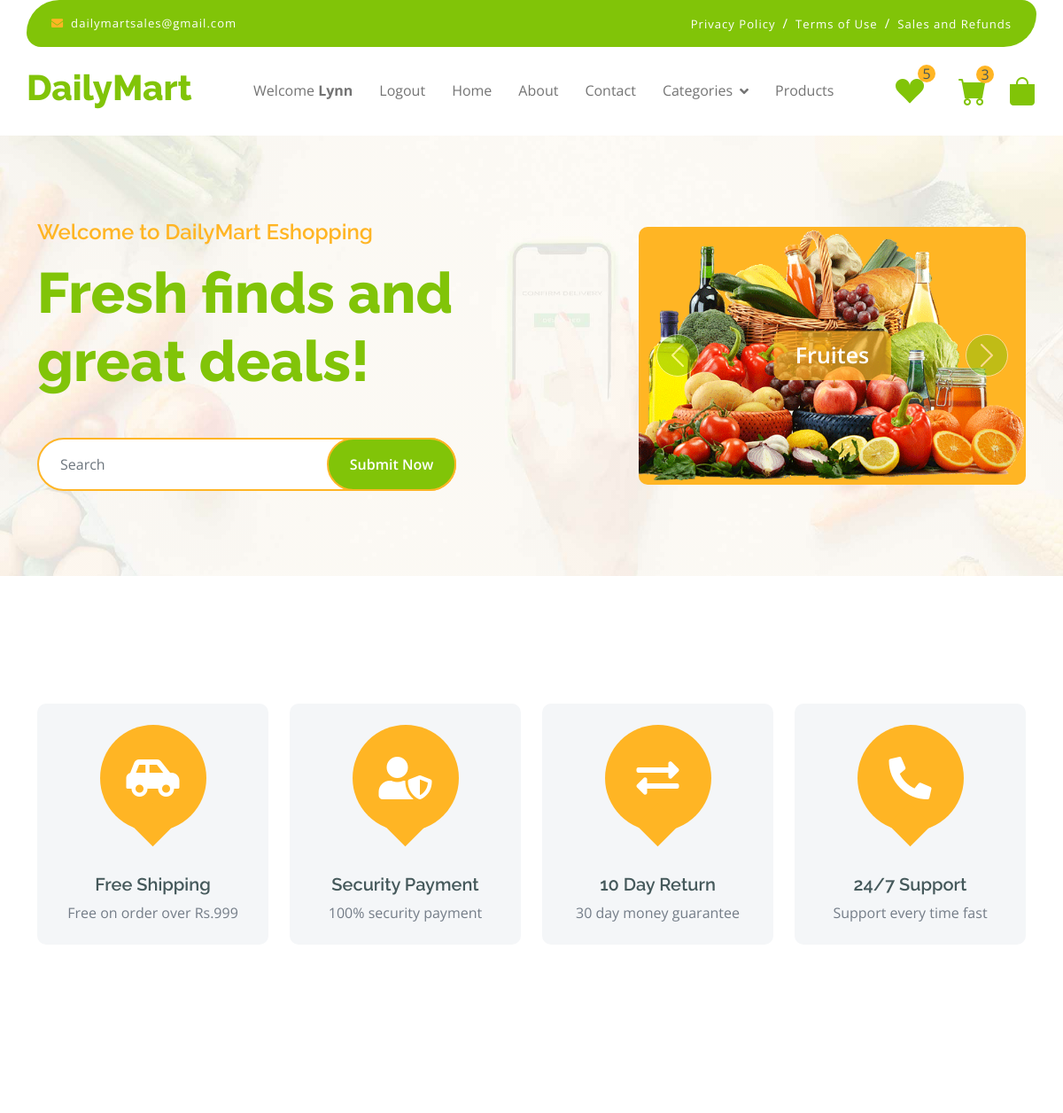
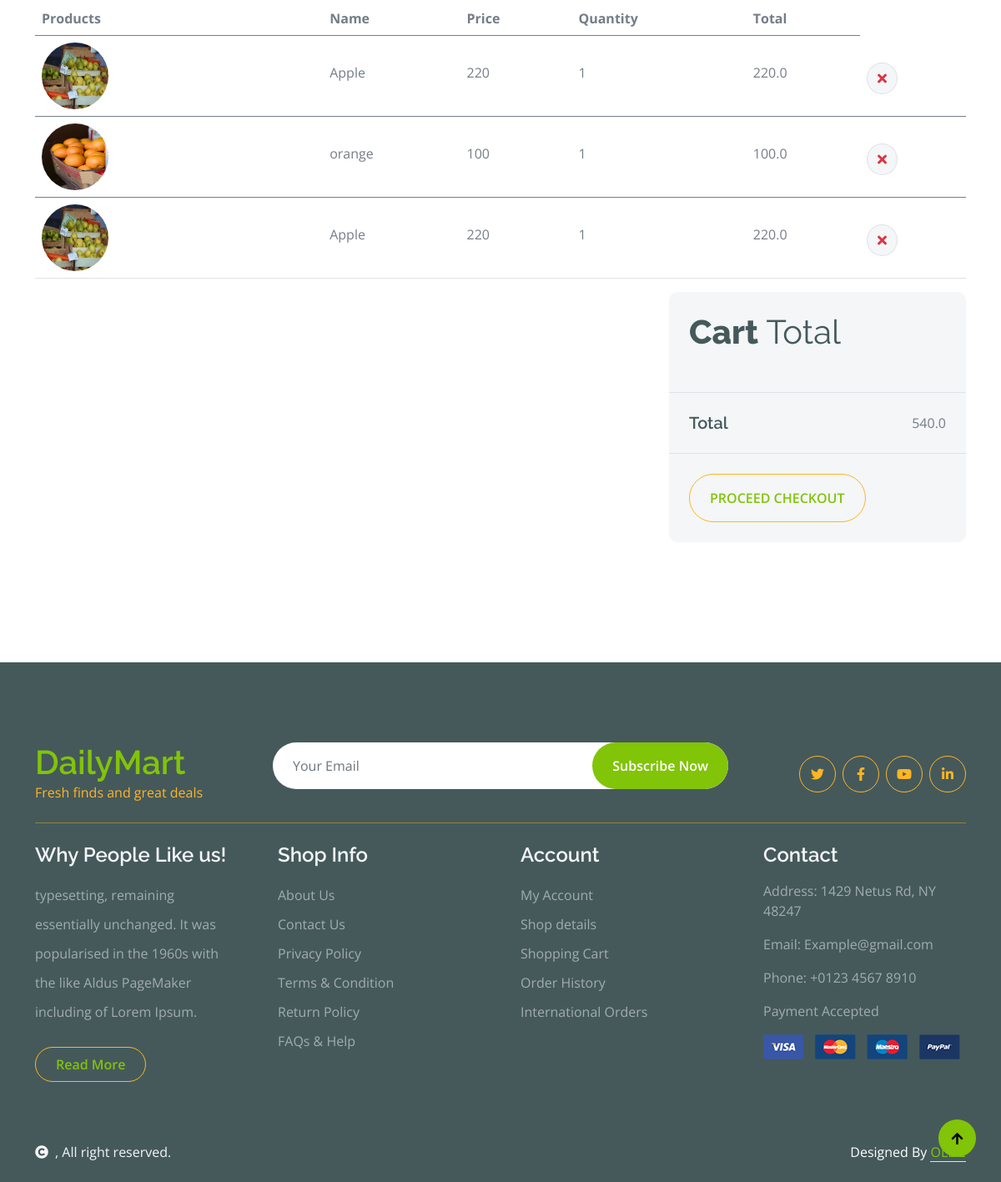
Page /cart (signed in) on the committed database (2 pictures, top to bottom).
### Userapp/models.py (models this page shows)
class Cart(models.Model):
     user_id = models.ForeignKey(Registration, on_delete=models.CASCADE)
     product_id = models.ForeignKey(Products, on_delete=models.CASCADE)
     total_amt = models.FloatField()
     quantity = models.IntegerField(null=True)
     status=models.IntegerField(default=0)

### AdminApp/models.py (models this page shows)
class Products(models.Model):
    Product_name=models.CharField(max_length=50)
    Product_category=models.CharField(max_length=50, default='null')
    Product_description=models.CharField(max_length=50)
    Product_price=models.IntegerField(null=True,blank=True)
    Image=models.ImageField(upload_to='image',default='null.jpg')
    status=models.IntegerField(default=0)

### Userapp/views.py (the view)
# urls.py: path('cart',views.cart,name='cart'),
def cart(request):
    u = request.session.get('u_id')
    data = Cart.objects.filter(user_id=u,status=0)
    s=Cart.objects.filter(user_id=u,status=0).aggregate(Sum('total_amt'))
    cart = Cart.objects.filter(user_id=u,status=0).count()
    Wishlist = Products.objects.filter(status=1).count()
    return render (request, 'cart.html',{'data':data,'s':s,'cart':cart,'Wishlist':Wishlist})

### Userapp/templates/cart.html
{% extends 'user.html' %}
{% block contents %}
<div class="container-fluid py-5">
    <div class="container py-5">
        <div class="table-responsive">
            <table class="table">
                <thead>
                  <tr>
                    <th scope="col">Products</th>
                    <th scope="col">Name</th>
                    <th  scope="col">Price</th>
                    <th scope="col">Quantity</th>
                    <th scope="col">Total</th>
                  </tr>
                </thead>
                {% for i in data %}
                <tbody>
                    <tr>
                        <th scope="row">
                            <div class="d-flex align-items-center">
                                <img src="{{i.product_id.Image.url}}" class="img-fluid me-5 rounded-circle" style="width: 80px; height: 80px;" alt="">
                            </div>
                        </th>
                        <td>
                            <p class="mb-0 mt-4">{{i.product_id.Product_name}}</p>
                        </td>
                        <td>
                            <p class="mb-0 mt-4">{{i.product_id.Product_price}}</p>
                        </td>
                        <td>
                            <p class="mb-0 mt-4">{{i.quantity}}</p>
                        </td>
                        <td>
                            <p class="mb-0 mt-4">{{i.total_amt}}</p>
                        </td>
                        <td>
                            <p>
                                <a href="{% url 'delete_cart' id=i.id %}"><button class="btn btn-md rounded-circle bg-light border mt-4" >
                                   <i class="fa fa-times text-danger"></i>
                                </button></a>
                            </p>
                        </td>
                    </tr>
                </tbody>
                {% endfor %}
            </table>
        </div>
        <div class="row g-4 justify-content-end">
            <div class="col-8"></div>
            <div class="col-sm-8 col-md-7 col-lg-6 col-xl-4">
                <div class="bg-light rounded">
                    <div class="p-4">
                        <h1 class="display-6 mb-4">Cart <span class="fw-normal">Total</span></h1>
                    </div>
                    <div class="py-4 mb-4 border-top border-bottom d-flex justify-content-between">
                        <h5 class="mb-0 ps-4 me-4">Total</h5>
                        <p class="mb-0 pe-4">{{s.total_amt__sum}}</p>
                    </div>
                    <button class="btn border-secondary rounded-pill px-4 py-3 text-primary text-uppercase mb-4 ms-4" type="button"><a href="{% url 'orders' %}"> Proceed Checkout</a></button>
                </div>
            </div>
        </div>
    </div>
</div>
{% endblock %}

### Userapp/static/css/style.css (style rules this page uses)
.btn { font-weight: 600; transition: .5s; }
.btn.border-secondary { transition: 0.5s; }

### rows in the picture
Cart: product_id.Image (picture), product_id.Product_name "Apple", product_id.Product_price "220", quantity "1", total_amt "220.0"
Cart: product_id.Image (picture), product_id.Product_name "orange", product_id.Product_price "100", quantity "1", total_amt "100.0"
Cart: product_id.Image (picture), product_id.Product_name "Apple", product_id.Product_price "220", quantity "1", total_amt "220.0"

### other values in the picture
{{ request.session.username_u }} "Lynn"
{{ Wishlist }} "5"
{{ cart }} "3"
{{ s.total_amt__sum }} "540.0"
